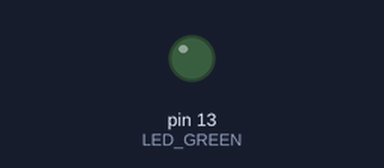
Simulated run of this program. Board: Arduino Uno, built with avr-gcc and run on an emulated ATmega328P. Parts: output pins drawn as LEDs (lit = HIGH).

Above: at 0.2 s.
At 2.0 s:
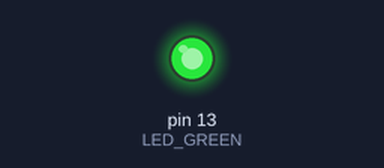
Timing chart, 0 to 3.0 s (numbered marks = the images above):
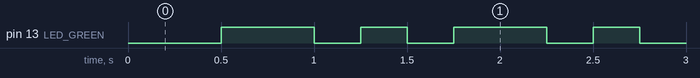

The program:

main.cpp
```cpp
// (licence header left out)
/* Defines -----------------------------------------------------------*/
#define LED_GREEN PB5   // PB5 is AVR pin where green on-board LED
#define LED_RED PB0
                        // is connected
#define SHORT_DELAY 250 // Delay in milliseconds
#define LONG_DELAY 500
#ifndef F_CPU
# define F_CPU 16000000 // CPU frequency in Hz required for delay funcs
#endif

/* Includes ----------------------------------------------------------*/
#include <avr/io.h>     // AVR device-specific IO definitions
#include <util/delay.h> // Functions for busy-wait delay loops


// -----
// This part is needed to use Arduino functions but also physical pin
// names. We are using Arduino-style just to simplify the first lab.
#include "Arduino.h"
#define PB5 13          // In Arduino world, PB5 is called "13"
//#define PB0 8
// -----


/* Function definitions ----------------------------------------------*/
/**********************************************************************
 * Function: Main function where the program execution begins
 * Purpose:  Toggle one LED and use delay library.
 * Returns:  none
 **********************************************************************/
int main(void)
{
    uint8_t led_value = LOW;  // Local variable to keep LED status

    // Set pin where on-board LED is connected as output
    pinMode(LED_GREEN, OUTPUT);
    //pinMode(LED_RED, OUTPUT);

    // Infinite loop
    while (1)
    {
        led_value = LOW;

        _delay_ms(SHORT_DELAY);
        digitalWrite(LED_GREEN, led_value);

        led_value = HIGH;

        _delay_ms(SHORT_DELAY);
        digitalWrite(LED_GREEN, led_value);

        led_value = LOW;

        _delay_ms(LONG_DELAY);
        digitalWrite(LED_GREEN, led_value);

        led_value = HIGH;

        _delay_ms(SHORT_DELAY);
        digitalWrite(LED_GREEN, led_value);
    }

    // Will never reach this
    return 0;
}
```

Measured:
- by itself, pin 13 (LED_GREEN): repeats every 1.3 s: LOW 0.25 s, HIGH 0.25 s, LOW 0.25 s, HIGH 0.50 s
- by itself, everything shown: repeats every 1.3 s, in 4 steps
